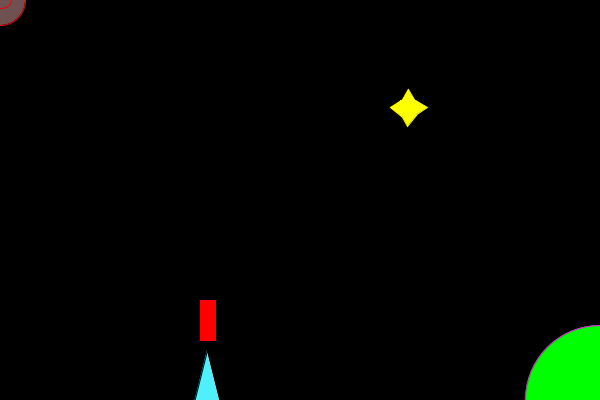
Frame 1 (no input)
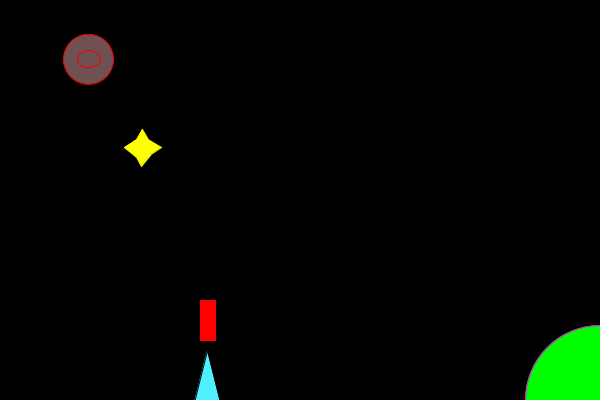
Frame 60 (the mouse pressed at the canvas centre just before this capture)
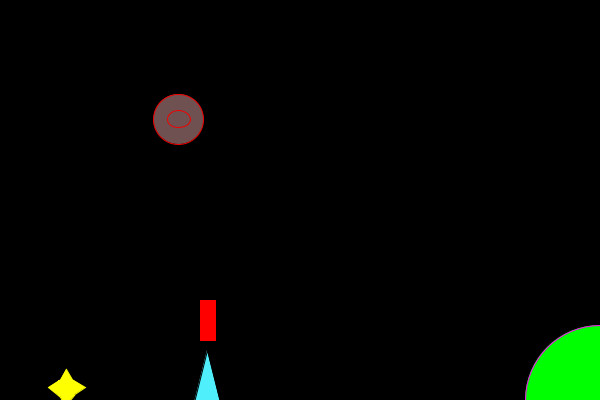
Frame 120 (the mouse held since frame 60 and released just before this capture)

The Processing sketch that drew these frames (run headless with seeded random() and noise(); from frame 60 on, the mouse is pressed at the canvas centre):

// Processing sketch: Quirk_Project_02
// ── Quirk_Project_02.pde
// Aidan Quirk
// Actor Class Project 02
// Main Class

// Declare Instances
Actor aidan;
Laser laser = new Laser(400, 350);
Spaceship spaceship = new Spaceship(100, 450);
Star mystar = new Star (400, 100);
Planet planet = new Planet (600, 400);


// Setup Function
void setup () {
  size (600, 400);
  background (255, 255, 255);
  aidan = new Actor (300, 200);
  aidan.setFillColor (111, 81, 81);
  aidan.x = 0;
  aidan.y = 0; 
  aidan.dx = 1.5;
  aidan.dy = 1;
  aidan.penRed = 240;
  aidan.penGreen = 0;
  aidan.penBlue = 0;
  
  laser = new Laser (200, 300);
  laser.setFillColor (255, 0, 0);
  laser.x = 200;
  laser.y = 300;
  laser.dx = 0;
  laser.dy = 0;
  laser.wid = 15;
  laser.hei = 40;
  laser.penRed = 255;
  laser.penGreen = 0;
  laser.penBlue = 0;
  
  
  spaceship = new Spaceship (210, 350);
  spaceship.setFillColor (79, 239, 252);
  spaceship.x = 100;
  spaceship.y = 350;
  spaceship.dx = 0;
  spaceship.dy = 0;
  spaceship.wid = 50;
  spaceship.hei = 50;
  spaceship.penRed = 0;
  spaceship.penGreen = 0;
  spaceship.penBlue = 0;
  
  mystar = new Star (400, 100);
  mystar.setFillColor (254, 255, 0);
  mystar.dx = 19;
  mystar.dy = 20;
  mystar.wid = 15;
  mystar.hei = 15;
  mystar.penRed = 254;
  mystar.penGreen = 255;
  mystar.penBlue = 0;


  
  planet = new Planet (600, 400);
  planet.setFillColor (0, 255, 0);
  planet.penRed = 255;
  planet.penGreen = 0;
  planet.penBlue = 255;
  planet.wid = 150;
  planet.hei = 150;
  planet.dx = 0;
  planet.dy = 0;
   
  if (mousePressed == true) {
     laser.dy = -1;
     laser.move ();
   }
   
   
   

  
  
  
} // end setup

// Draw Function
void draw () {
  background (0, 0, 0);
  aidan.drawEllipse ();
  aidan.move ();
  aidan.bounceEdge ();
  aidan.bounceActorHorizontal(planet);
  
  laser.drawRect ();
  laser.move ();  
  
  spaceship.drawTriangle (); 
  spaceship.move (); 
  spaceship.goTo (mouseX, 380);
  
  mystar.drawStar ();
  mystar.move ();
  mystar.bounceEdge ();
  
  planet.drawEllipse ();
  

  mystar.move ();
  mystar.bounceEdge ();
  
  
  

}

void mouseClicked () {
     laser.dy = -1;
     laser.move ();
   }

// ── Actor.pde
// Actor Class
// Aidan Quirk

class Actor {
  // Fields
  float x;
  float y;
  int fillRed = 0;   // Color for Fill
  int fillGreen = 255;
  int fillBlue = 0;
  int penRed = 0;
  int penGreen = 0;
  int penBlue = 255;
  int size = 50;
  int wid = 50;
  int hei = 50;
  float dx = 1;
  float dy = 1;
  

  


  // Contructor 1
  public Actor(float xPos, float yPos) {
  x = xPos;
  y = yPos;
  
  } // End public Actor
  
  // Constructor: Blank
  public Actor () {
  }
  
  public void setFillColor(int r, int g, int b) {
   fillRed = r;
   fillGreen = g;
   fillBlue = b; 
  }
  
  public void goTo (float xPos, float yPos) {
   x = xPos;
   y = yPos; 
  } 

  public void setPenColor (int r, int g, int b) {
    fillRed = r;
    fillGreen = g;
    fillBlue = b;
  } 
  
  public void move () {
   x+= dx;
   y+= dy; 
  }
  
  public void drawEllipse () {
    fill (fillRed, fillGreen, fillBlue);
    stroke (penRed, penGreen, penBlue);
    ellipse (x, y, wid, hei);
    ellipse (x, y, 23, 17);
  }
  public void bounceEdge () {
    if (x > width || x < 0) {
      dx = dx * -1;
    }
    if (y > height || y < 0) {
      dy = dy * -1;
    }
  }
  
  public boolean isTouching(Actor a) {
   boolean xTouch = ((x  < a.x+a.wid) && (x > a.x));
   boolean yTouch = ((y < a.y+a.hei) && (y > a.y));
  if (xTouch && yTouch) {
   return true;
  }
   else {
   return false;
   }
  }

public void bounceActorHorizontal (Actor a) {
 if (isTouching(a)) {
  dx = 0;
  dy = 0;
  wid = 250;
  hei = 250;

  
 }
} 
  
 
    
} // End Actor  

  


// ── Laser.pde
// Actor Class
// Aidan Quirk

class Laser extends Actor {



public Laser (float xPos, float yPos) {
  super (xPos, yPos);
  fillRed = 255;
  fillGreen = 0;
  fillBlue = 0;
  penRed = 255;
  penGreen = 0;
  penBlue = 0;
  wid = 5;
  hei = 10;
  dx = -1;
  dy = 0;
  
  
}


public void setFillColor (int r, int g, int b) {
fillRed = r;
fillGreen = g;
fillBlue = b;
}

public void setPenColor (int r, int g, int b) {
fillRed = r;
fillGreen = g;
fillBlue = b;
}

public void move () {
  x+= dx;
  y+= dy;
}

public void drawRect () {
  fill (fillRed, fillGreen, fillBlue);
  stroke (penRed, penGreen, penBlue);
  rect (x, y, wid, hei);
} 



} // End Actor


// ── Planet.pde
// Aidan Quirk

class Planet extends Actor {

public Planet (float xPos, float yPos) {
  super (xPos, yPos);
  fillRed = 0;
  fillGreen = 255;
  fillBlue = 0;
  penRed = 255;
  penGreen = 0;
  penBlue = 255;
  wid = 75;
  hei = 75;
  dx = 0;
  dy = 0;
  
}

public void drawEllipse () {
  fill (fillRed, fillGreen, fillBlue);
  stroke (penRed, penGreen, penBlue);
  ellipse (x, y, wid, hei);
}


} // End Planet

// ── Spaceship.pde
// Actor Class
// Aidan Quirk

class Spaceship extends Actor {
  
  
  public Spaceship (float xPos, float yPos) {
     super (xPos, yPos);
     fillRed = 79;
     fillGreen = 239;
     fillBlue = 252;
     penRed = 0;
     penGreen = 0;
     penBlue = 0;
     wid = 50;
     hei = 50;
     dx = 0;
     dy = 0;
     
  }
     
     
    public void drawTriangle () {
      fill (fillRed, fillGreen, fillBlue);
      stroke (penRed, penGreen, penBlue);
      triangle (182, 450, 232, 450, 207, 350);
     }
     
     public void move () {
       x+= dx;
       y+= dy;
     }
     
    
  }
     

// ── Star.pde
// Aidan Quirk

class Star extends Actor {
 
 public Star (float xPos, float yPos) {
  super (xPos, yPos);
  fillRed = 254;
  fillGreen = 255;
  fillBlue = 0;
  dx = (int)random(1, 5);
  dy = (int)random(1, 5); 
  wid = 15;
  hei = 15;
}

public void setFillColor (int r, int g, int b) {
fillRed = r;
fillGreen = g;
fillBlue = b;
}

public void setPenColor (int r, int g, int b) {
fillRed = r;
fillGreen = g;
fillBlue = b;
}
  
  public void move () {
   x+= dx;
   y+= dy; 
  }
  
   public void bounceEdge () {
    if (x > width || x < 0) {
      dx = dx * -1;
    }
    if (y > height || y < 0) {
      dy = dy * -1;
    }
  }  
  
   
  
  public void drawStar () {
    fill (fillRed, fillGreen, fillBlue);
    stroke (penRed, penGreen, penBlue);
    rect (x, y, wid, hei);
    triangle (x+1.5, y, x+1.5, y+16, x-10, y+7.5);
    triangle (x+1.5, y+15, x+16.5, y+15, x+7.5, y+26);
    triangle (x+15.5, y+15, x+15.5, y, x+27, y+7.5);
    triangle (x+1.5, y+1.5, x+15.5, y+1.5, x+8, y-11);
  }
  
  
  
  
} // Ends star
